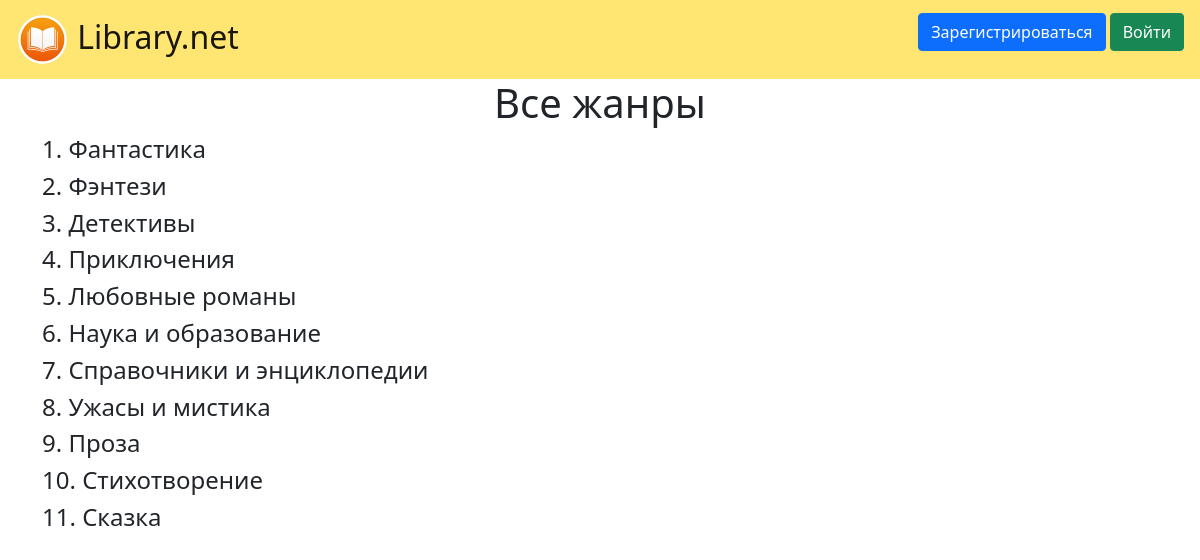
The app's page /genres with its own data.
### data/genres.py (models this page shows)
class Genre(SqlAlchemyBase, SerializerMixin):
    __tablename__ = 'genres'
    id = sqlalchemy.Column(sqlalchemy.Integer,
                           primary_key=True, autoincrement=True)  # айди жанра
    name = sqlalchemy.Column(sqlalchemy.String, nullable=True, unique=True)  # название жанра
    is_for_kids = sqlalchemy.Column(sqlalchemy.Boolean, nullable=True, default=False)
    books = orm.relation("Book", back_populates='genre')

### main.py (the view, shortened to what this page needs)
@app.route("/genres", methods=['GET', 'POST'])
def genres():
    db_sess = db_session.create_session()
    genres = db_sess.query(Genre).all()
    form = GenresForm()
    return render_template("genres.html", genres=genres, title='Список жанров', form=form)

### data/db_session.py (called while the page is built)
def create_session() -> Session:
    global __factory
    return __factory()

### templates/genres.html (shortened to what this page needs)
{% extends "base.html" %}
{% block content %}
<h1>Все жанры</h1>
{% for item in genres%}
  <h4>{{loop.index}}. {{item.name}}</h4>
{% endfor %}
{% endblock %}

### static/css/style.css (style rules this page uses)
h1 { text-align: center }

### records on screen
Genre: name "Фантастика"
Genre: name "Фэнтези"
Genre: name "Детективы"
Genre: name "Приключения"
Genre: name "Любовные романы"
Genre: name "Наука и образование"
Genre: name "Справочники и энциклопедии"
Genre: name "Ужасы и мистика"
Genre: name "Проза"
Genre: name "Стихотворение"
Genre: name "Сказка"
